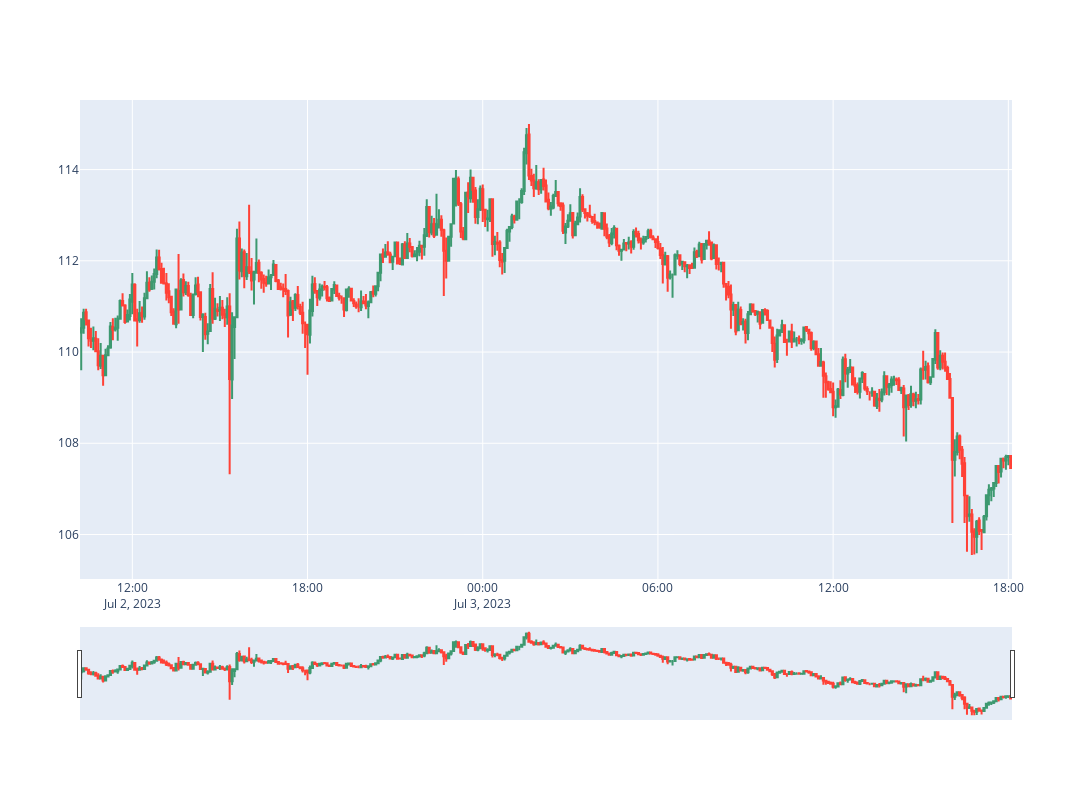

Notebook code for this chart:
### Code cell
fig = go.Figure(data=[go.Candlestick(x=df2.index,
                open=df2['open'],
                high=df2['high'],
                low=df2['low'],
                close=df2['close'])])

tick_data = go.Scatter(x=df1.index, y=df1['price'], mode='lines', name='tick', line_color='#ffe476')
# fig.add_trace(tick_data)

            # ['none', 'tozeroy', 'tozerox', 'tonexty', 'tonextx',
            # 'toself', 'tonext'

fig.update_layout(
    width=1400,  # Set the width to 800 pixels
    height=800  # Set the height to 600 pixels
)

fig.show()

### Figure 1 — Plotly figure (JSON) as saved in the notebook; plotly's stock layout.template omitted (floating-point values rounded to 4 significant figures; data arrays with more than 128 entries replaced by an {"elided": "..."} marker saying what was removed)
{"data": [{"close": {"elided": "383 float values"}, "high": {"elided": "383 float values"}, "low": {"elided": "383 float values"}, "open": {"elided": "383 float values"}, "type": "candlestick", "x": {"elided": "383 str values"}}], "layout": {"height": 800, "width": 1400}}
